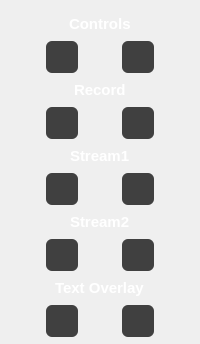
<widget class="QFrame" name="frame_controlPanel"><property name="maximumWidth"><number>100</number></property><property name="styleSheet"><string notr="true">#frame_controlPanel { background-color: #222222; border-radius: 8px; border: 1px solid #333333; }</string></property><layout class="QVBoxLayout" name="verticalLayout_controlPanel">
          <property name="spacing">
           <number>8</number>
          </property>
          <property name="leftMargin">
           <number>3</number>
          </property>
          <property name="topMargin">
           <number>15</number>
          </property>
          <property name="rightMargin">
           <number>3</number>
          </property>
          <property name="bottomMargin">
           <number>0</number>
          </property>

          
          <item alignment="Qt::AlignmentFlag::AlignHCenter">
           <widget class="QLabel" name="controlsLabel">
            <property name="font">
             <font>
              <pointsize>11</pointsize>
              <bold>true</bold>
             </font>
            </property>
            <property name="styleSheet">
             <string notr="true">color: white;</string>
            </property>
            <property name="text">
             <string>Controls</string>
            </property>
           </widget>
          </item>
          <item>
           <layout class="QHBoxLayout" name="horizontalLayout_controls">
            <property name="spacing">
             <number>8</number>
            </property>
            <item>
             <spacer>
              <property name="orientation"><enum>Qt::Orientation::Horizontal</enum></property>
             </spacer>
            </item>
            <item>
             <widget class="QToolButton" name="controlsBtn1">
              <property name="minimumSize"><size><width>32</width><height>32</height></size></property>
              <property name="maximumSize"><size><width>32</width><height>32</height></size></property>
              <property name="styleSheet"><string notr="true">border-radius: 6px; background-color: #404040;</string></property>
             </widget>
            </item>
            <item>
             <widget class="QToolButton" name="controlsBtn2">
              <property name="minimumSize"><size><width>32</width><height>32</height></size></property>
              <property name="maximumSize"><size><width>32</width><height>32</height></size></property>
              <property name="styleSheet"><string notr="true">border-radius: 6px; background-color: #404040;</string></property>
             </widget>
            </item>
            <item>
             <spacer>
              <property name="orientation"><enum>Qt::Orientation::Horizontal</enum></property>
             </spacer>
            </item>
           </layout>
          </item>

          
          <item alignment="Qt::AlignmentFlag::AlignHCenter">
           <widget class="QLabel" name="recordLabel">
            <property name="font">
             <font>
              <pointsize>11</pointsize>
              <bold>true</bold>
             </font>
            </property>
            <property name="styleSheet">
             <string notr="true">color: white;</string>
            </property>
            <property name="text">
             <string>Record</string>
            </property>
           </widget>
          </item>
          <item>
           <layout class="QHBoxLayout" name="horizontalLayout_record">
            <property name="spacing">
             <number>8</number>
            </property>
            <item>
             <spacer>
              <property name="orientation"><enum>Qt::Orientation::Horizontal</enum></property>
             </spacer>
            </item>
            <item>
             <widget class="QToolButton" name="recordBtn1">
              <property name="minimumSize"><size><width>32</width><height>32</height></size></property>
              <property name="maximumSize"><size><width>32</width><height>32</height></size></property>
              <property name="styleSheet"><string notr="true">border-radius: 6px; background-color: #404040;</string></property>
             </widget>
            </item>
            <item>
             <widget class="QToolButton" name="recordBtn2">
              <property name="minimumSize"><size><width>32</width><height>32</height></size></property>
              <property name="maximumSize"><size><width>32</width><height>32</height></size></property>
              <property name="styleSheet"><string notr="true">border-radius: 6px; background-color: #404040;</string></property>
             </widget>
            </item>
            <item>
             <spacer>
              <property name="orientation"><enum>Qt::Orientation::Horizontal</enum></property>
             </spacer>
            </item>
           </layout>
          </item>

          
          <item alignment="Qt::AlignmentFlag::AlignHCenter">
           <widget class="QLabel" name="stream1Label">
            <property name="font">
             <font>
              <pointsize>11</pointsize>
              <bold>true</bold>
             </font>
            </property>
            <property name="styleSheet">
             <string notr="true">color: white;</string>
            </property>
            <property name="text">
             <string>Stream1</string>
            </property>
           </widget>
          </item>
          <item>
           <layout class="QHBoxLayout" name="horizontalLayout_stream1">
            <property name="spacing">
             <number>8</number>
            </property>
            <item>
             <spacer>
              <property name="orientation"><enum>Qt::Orientation::Horizontal</enum></property>
             </spacer>
            </item>
            <item>
             <widget class="QToolButton" name="stream1Btn1">
              <property name="minimumSize"><size><width>32</width><height>32</height></size></property>
              <property name="maximumSize"><size><width>32</width><height>32</height></size></property>
              <property name="styleSheet"><string notr="true">border-radius: 6px; background-color: #404040;</string></property>
             </widget>
            </item>
            <item>
             <widget class="QToolButton" name="stream1Btn2">
              <property name="minimumSize"><size><width>32</width><height>32</height></size></property>
              <property name="maximumSize"><size><width>32</width><height>32</height></size></property>
              <property name="styleSheet"><string notr="true">border-radius: 6px; background-color: #404040;</string></property>
             </widget>
            </item>
            <item>
             <spacer>
              <property name="orientation"><enum>Qt::Orientation::Horizontal</enum></property>
             </spacer>
            </item>
           </layout>
          </item>

          
          <item alignment="Qt::AlignmentFlag::AlignHCenter">
           <widget class="QLabel" name="stream2Label">
            <property name="font">
             <font>
              <pointsize>11</pointsize>
              <bold>true</bold>
             </font>
            </property>
            <property name="styleSheet">
             <string notr="true">color: white;</string>
            </property>
            <property name="text">
             <string>Stream2</string>
            </property>
           </widget>
          </item>
          <item>
           <layout class="QHBoxLayout" name="horizontalLayout_stream2">
            <property name="spacing">
             <number>8</number>
            </property>
            <item>
             <spacer>
              <property name="orientation"><enum>Qt::Orientation::Horizontal</enum></property>
             </spacer>
            </item>
            <item>
             <widget class="QToolButton" name="stream2Btn1">
              <property name="minimumSize"><size><width>32</width><height>32</height></size></property>
              <property name="maximumSize"><size><width>32</width><height>32</height></size></property>
              <property name="styleSheet"><string notr="true">border-radius: 6px; background-color: #404040;</string></property>
             </widget>
            </item>
            <item>
             <widget class="QToolButton" name="stream2Btn2">
              <property name="minimumSize"><size><width>32</width><height>32</height></size></property>
              <property name="maximumSize"><size><width>32</width><height>32</height></size></property>
              <property name="styleSheet"><string notr="true">border-radius: 6px; background-color: #404040;</string></property>
             </widget>
            </item>
            <item>
             <spacer>
              <property name="orientation"><enum>Qt::Orientation::Horizontal</enum></property>
             </spacer>
            </item>
           </layout>
          </item>

          
          <item alignment="Qt::AlignmentFlag::AlignHCenter">
           <widget class="QLabel" name="textOverlayLabel">
            <property name="font">
             <font>
              <pointsize>11</pointsize>
              <bold>true</bold>
             </font>
            </property>
            <property name="styleSheet">
             <string notr="true">color: white;</string>
            </property>
            <property name="text">
             <string>Text Overlay</string>
            </property>
           </widget>
          </item>
          <item>
           <layout class="QHBoxLayout" name="horizontalLayout_textOverlay">
            <property name="spacing">
             <number>8</number>
            </property>
            <item>
             <spacer>
              <property name="orientation"><enum>Qt::Orientation::Horizontal</enum></property>
             </spacer>
            </item>
            <item>
             <widget class="QToolButton" name="textOverlayBtn1">
              <property name="minimumSize"><size><width>32</width><height>32</height></size></property>
              <property name="maximumSize"><size><width>32</width><height>32</height></size></property>
              <property name="styleSheet"><string notr="true">border-radius: 6px; background-color: #404040;</string></property>
             </widget>
            </item>
            <item>
             <widget class="QToolButton" name="textOverlayBtn2">
              <property name="minimumSize"><size><width>32</width><height>32</height></size></property>
              <property name="maximumSize"><size><width>32</width><height>32</height></size></property>
              <property name="styleSheet"><string notr="true">border-radius: 6px; background-color: #404040;</string></property>
             </widget>
            </item>
            <item>
             <spacer>
              <property name="orientation"><enum>Qt::Orientation::Horizontal</enum></property>
             </spacer>
            </item>
           </layout>
          </item>

          <item>
           <spacer name="verticalSpacer_controlPanel">
            <property name="orientation"><enum>Vertical</enum></property>
           </spacer>
          </item>
         </layout>
        </widget>
